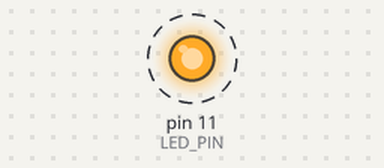
Simulated run of this program. Board: Raspberry Pi (header pin numbers). On the bench: output pins drawn as LEDs (lit = HIGH). Dashed ring = blinking. What the program prints to the terminal is not drawn.

Above: at 0.2 s.
Timing chart, 0 to 3.0 s (numbered marks = the images above):
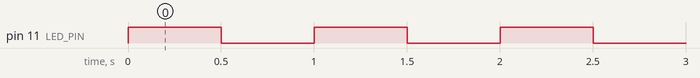

The program:

led_example_toogle.py
```python
import RPi.GPIO as GPIO
import time

# CONSTANTS
LED_PIN = 11
TOGGLE_SLEEP = 0.5

# INITIALIZATION
GPIO.setmode(GPIO.BOARD)
GPIO.setup(LED_PIN, GPIO.OUT)

print "Press CTRL+C to quite"
# PROGRAM
try:
	while 1:
		# Take the LED on
		GPIO.output(LED_PIN, GPIO.HIGH)

		# Wait 100 ms
		time.sleep(TOGGLE_SLEEP)

		# Take the LED off
		GPIO.output(LED_PIN, GPIO.LOW)

		# Warte 100 ms
		time.sleep(TOGGLE_SLEEP)
except KeyboardInterrupt:
	print "Exit"

GPIO.output(LED_PIN, GPIO.LOW)
```

Measured:
- by itself, pin 11 (LED_PIN): alternates HIGH for 0.50 s and LOW for 0.50 s
